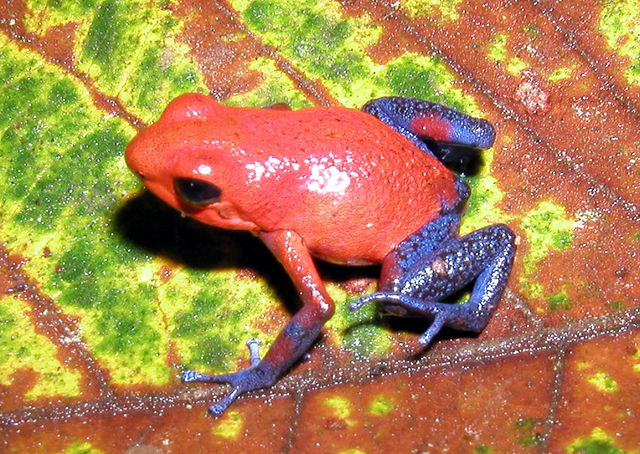
#> input picture DIP_CV/color_channels/frog.jpg, 640 x 454 px
$ python color_channels_rgb.py
#> lines starting #> are read from the running program, lines starting #| are printed output that depends on the picture
from matplotlib import pyplot as plt
import numpy as np

fig, ax = plt.subplots(2,2)

im = plt.imread('frog.jpg')
#> im is the input picture: shape (454, 640, 3); mean R, G, B 174.7, 130.2, 79.8
s  = im.shape
#> s = (454, 640, 3)

color_red   = np.zeros(s, dtype = np.uint8)
color_green = np.zeros(s, dtype = np.uint8)
color_blue  = np.zeros((s[0],s[1]), dtype = np.uint8)

im_red   = im[:,:,0]
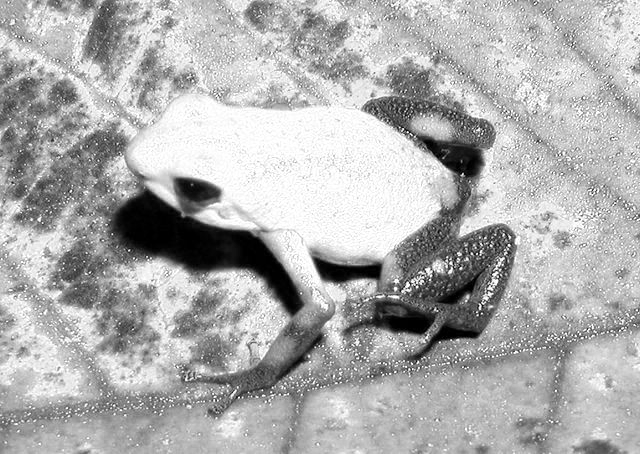
#> im_red: shape (454, 640); min 0, max 255, mean 174.7
im_green = im[:,:,1]
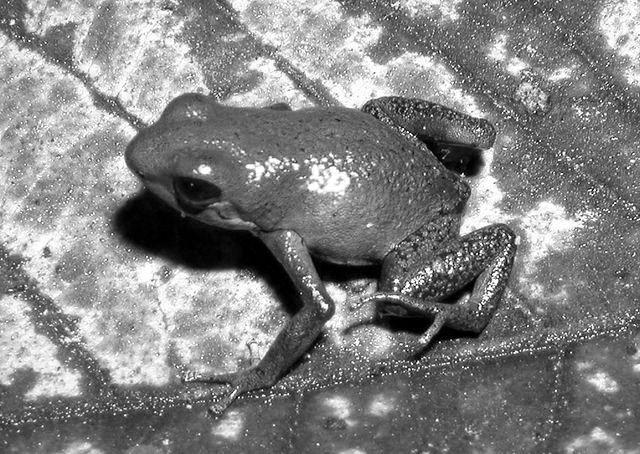
#> im_green: shape (454, 640); min 0, max 255, mean 130.2
im_blue  = im[:,:,2]
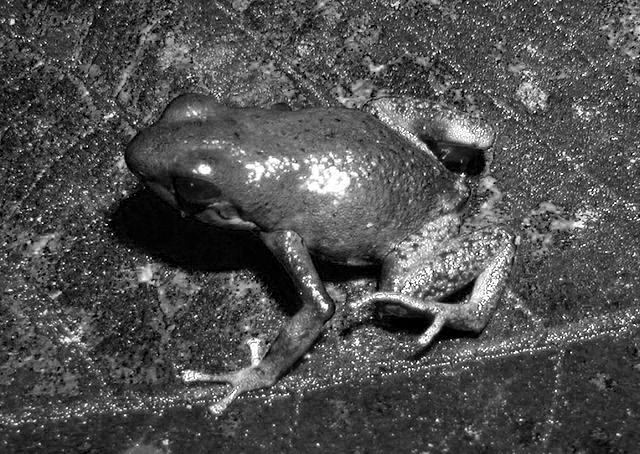
#> im_blue: shape (454, 640); min 0, max 255, mean 79.8
print(im_red.shape)
#| (454, 640)

color_red[:,:,0]   = im_red
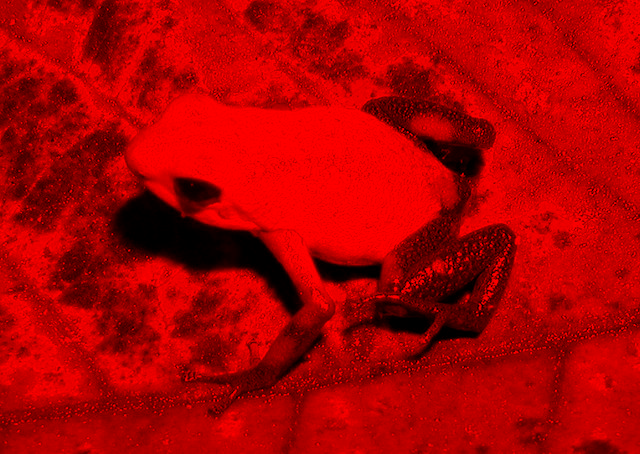
#> color_red: shape (454, 640, 3); mean of channels 0, 1, 2 174.7, 0, 0; drawn as R, G, B
color_green[:,:,1] = im_green
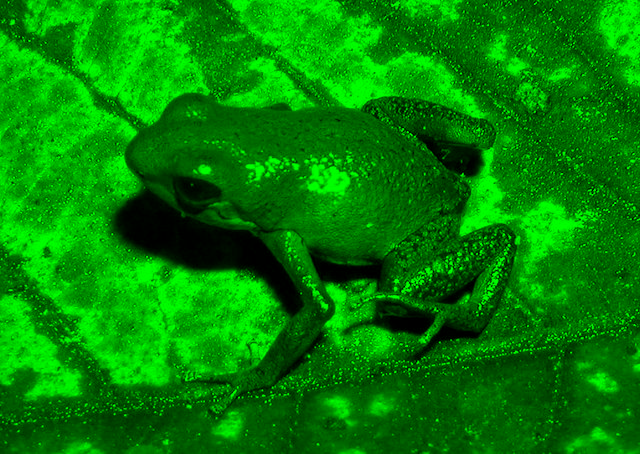
#> color_green: shape (454, 640, 3); mean of channels 0, 1, 2 0, 130.2, 0; drawn as R, G, B
blue = np.dstack((color_blue, color_blue, im_blue))
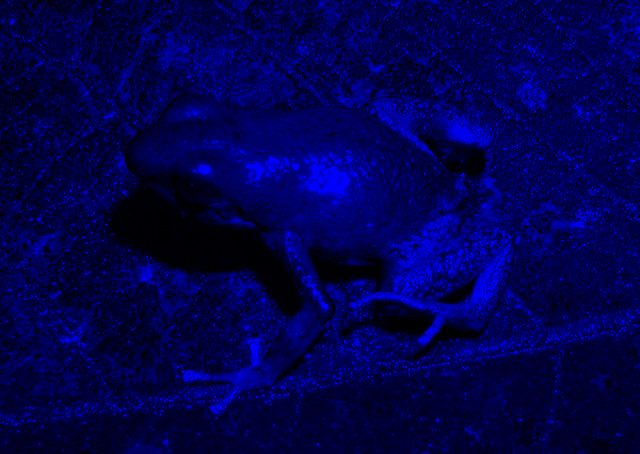
#> blue: shape (454, 640, 3); mean of channels 0, 1, 2 0, 0, 79.8; drawn as R, G, B

ax[0,0].imshow(im)
ax[0,0].axis('off')
ax[0,0].set_title('RGB')

ax[0,1].imshow(color_red, cmap = 'gray')
ax[0,1].axis('off')
ax[0,1].set_title('Red Channel')

ax[1,0].imshow(color_green, cmap = 'gray')
ax[1,0].axis('off')
ax[1,0].set_title('Green Channel')

ax[1,1].imshow(blue, cmap = 'gray')
ax[1,1].axis('off')
ax[1,1].set_title('Blue Channel')

plt.show()
